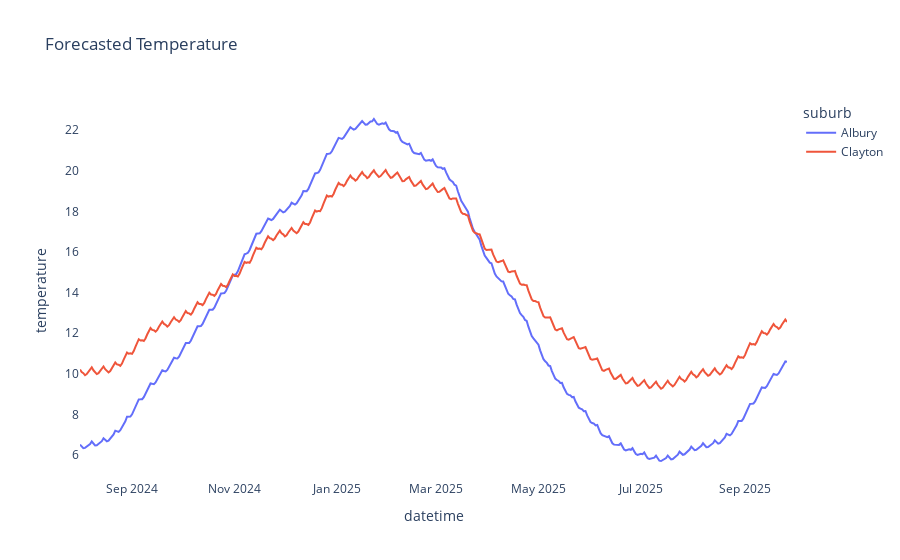

Here is the notebook cell this chart was saved with:
### Code cell
lineChart(df)

### Figure 1 — Plotly figure (JSON) as saved in the notebook; plotly's stock layout.template omitted (floating-point values rounded to 4 significant figures; data arrays with more than 128 entries replaced by an {"elided": "..."} marker saying what was removed)
{"data": [{"hovertemplate": "suburb=Albury<br>datetime=%{x}<br>temperature=%{y}<extra></extra>", "legendgroup": "Albury", "line": {"color": "#636efa", "dash": "solid"}, "marker": {"symbol": "circle"}, "mode": "lines", "name": "Albury", "orientation": "v", "showlegend": true, "type": "scatter", "x": {"elided": "422 str values"}, "xaxis": "x", "y": {"elided": "422 float values"}, "yaxis": "y"}, {"hovertemplate": "suburb=Clayton<br>datetime=%{x}<br>temperature=%{y}<extra></extra>", "legendgroup": "Clayton", "line": {"color": "#EF553B", "dash": "solid"}, "marker": {"symbol": "circle"}, "mode": "lines", "name": "Clayton", "orientation": "v", "showlegend": true, "type": "scatter", "x": {"elided": "422 str values"}, "xaxis": "x", "y": {"elided": "422 float values"}, "yaxis": "y"}], "layout": {"legend": {"title": {"text": "suburb"}, "tracegroupgap": 0}, "plot_bgcolor": "white", "title": {"text": "Forecasted Temperature"}, "xaxis": {"anchor": "y", "domain": [0, 1], "title": {"text": "datetime"}}, "yaxis": {"anchor": "x", "domain": [0, 1], "title": {"text": "temperature"}}}}
